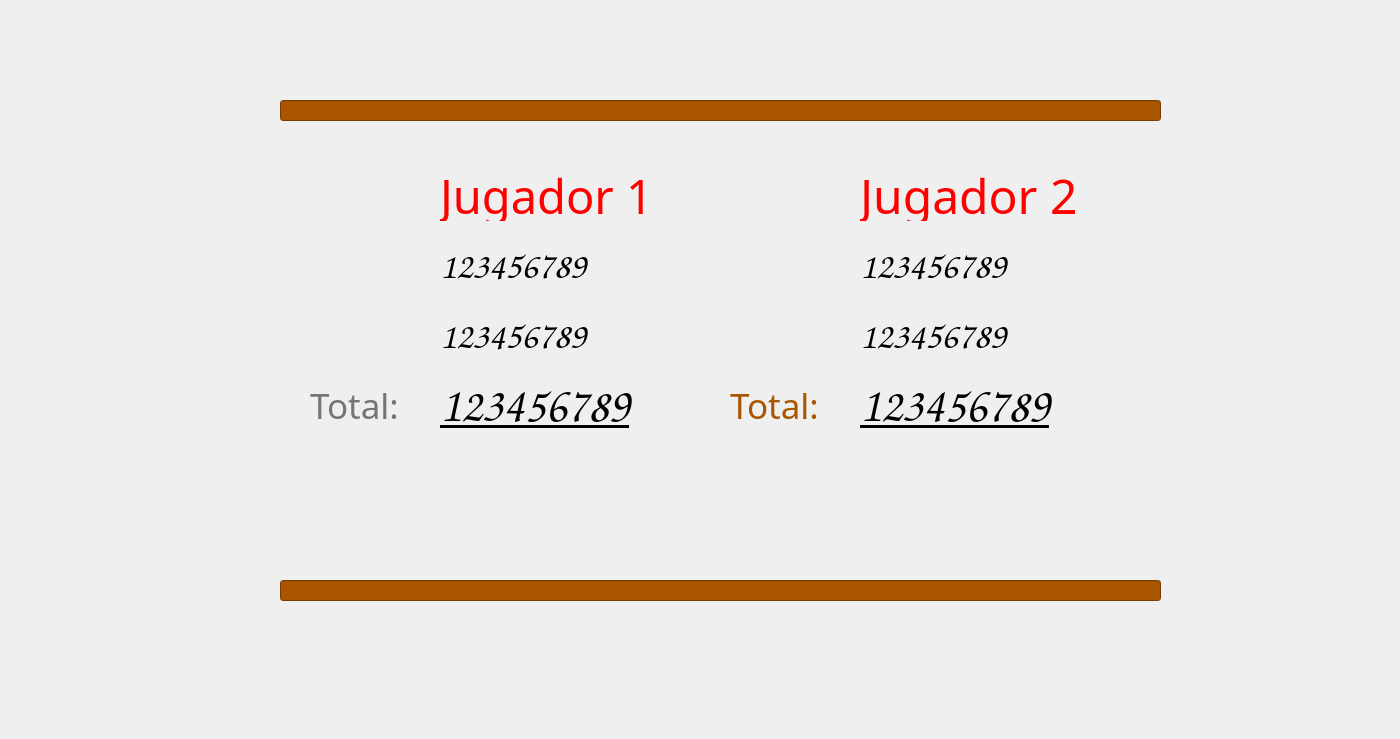
<?xml version="1.0" encoding="UTF-8"?>
<ui version="4.0">
 <class>mostrarResultados</class>
 <widget class="QWidget" name="mostrarResultados">
  <property name="geometry">
   <rect>
    <x>0</x>
    <y>0</y>
    <width>1400</width>
    <height>739</height>
   </rect>
  </property>
  <property name="windowTitle">
   <string>Form</string>
  </property>
  <widget class="QLabel" name="Distancia_2">
   <property name="geometry">
    <rect>
     <x>860</x>
     <y>240</y>
     <width>221</width>
     <height>51</height>
    </rect>
   </property>
   <property name="font">
    <font>
     <family>Comic Sans MS</family>
     <pointsize>28</pointsize>
    </font>
   </property>
   <property name="text">
    <string>123456789</string>
   </property>
  </widget>
  <widget class="QLabel" name="Monedas">
   <property name="geometry">
    <rect>
     <x>440</x>
     <y>310</y>
     <width>221</width>
     <height>51</height>
    </rect>
   </property>
   <property name="font">
    <font>
     <family>Comic Sans MS</family>
     <pointsize>28</pointsize>
    </font>
   </property>
   <property name="text">
    <string>123456789</string>
   </property>
  </widget>
  <widget class="QLabel" name="Total">
   <property name="geometry">
    <rect>
     <x>440</x>
     <y>370</y>
     <width>261</width>
     <height>71</height>
    </rect>
   </property>
   <property name="font">
    <font>
     <family>Comic Sans MS</family>
     <pointsize>36</pointsize>
     <weight>50</weight>
     <italic>false</italic>
     <bold>false</bold>
     <underline>true</underline>
    </font>
   </property>
   <property name="text">
    <string>123456789</string>
   </property>
  </widget>
  <widget class="QLabel" name="Monedas_2">
   <property name="geometry">
    <rect>
     <x>860</x>
     <y>310</y>
     <width>231</width>
     <height>51</height>
    </rect>
   </property>
   <property name="font">
    <font>
     <family>Comic Sans MS</family>
     <pointsize>28</pointsize>
    </font>
   </property>
   <property name="text">
    <string>123456789</string>
   </property>
  </widget>
  <widget class="QLabel" name="Distancia">
   <property name="geometry">
    <rect>
     <x>440</x>
     <y>240</y>
     <width>211</width>
     <height>51</height>
    </rect>
   </property>
   <property name="palette">
    <palette>
     <active>
      <colorrole role="WindowText">
       <brush brushstyle="SolidPattern">
        <color alpha="255">
         <red>0</red>
         <green>0</green>
         <blue>0</blue>
        </color>
       </brush>
      </colorrole>
     </active>
     <inactive>
      <colorrole role="WindowText">
       <brush brushstyle="SolidPattern">
        <color alpha="255">
         <red>0</red>
         <green>0</green>
         <blue>0</blue>
        </color>
       </brush>
      </colorrole>
     </inactive>
     <disabled>
      <colorrole role="WindowText">
       <brush brushstyle="SolidPattern">
        <color alpha="255">
         <red>120</red>
         <green>120</green>
         <blue>120</blue>
        </color>
       </brush>
      </colorrole>
     </disabled>
    </palette>
   </property>
   <property name="font">
    <font>
     <family>Comic Sans MS</family>
     <pointsize>28</pointsize>
    </font>
   </property>
   <property name="text">
    <string>123456789</string>
   </property>
  </widget>
  <widget class="QLabel" name="Total_2">
   <property name="geometry">
    <rect>
     <x>860</x>
     <y>370</y>
     <width>271</width>
     <height>71</height>
    </rect>
   </property>
   <property name="font">
    <font>
     <family>Comic Sans MS</family>
     <pointsize>36</pointsize>
     <weight>50</weight>
     <italic>false</italic>
     <bold>false</bold>
     <underline>true</underline>
    </font>
   </property>
   <property name="text">
    <string>123456789</string>
   </property>
  </widget>
  <widget class="QLabel" name="fondo">
   <property name="geometry">
    <rect>
     <x>280</x>
     <y>100</y>
     <width>881</width>
     <height>501</height>
    </rect>
   </property>
   <property name="text">
    <string/>
   </property>
   <property name="pixmap">
    <pixmap resource="Imagenes.qrc">:/ImagenesJuego/Fondos/504.jpg</pixmap>
   </property>
  </widget>
  <widget class="QLabel" name="Jugador">
   <property name="geometry">
    <rect>
     <x>440</x>
     <y>170</y>
     <width>271</width>
     <height>51</height>
    </rect>
   </property>
   <property name="palette">
    <palette>
     <active>
      <colorrole role="WindowText">
       <brush brushstyle="SolidPattern">
        <color alpha="255">
         <red>255</red>
         <green>0</green>
         <blue>0</blue>
        </color>
       </brush>
      </colorrole>
      <colorrole role="Text">
       <brush brushstyle="SolidPattern">
        <color alpha="255">
         <red>255</red>
         <green>0</green>
         <blue>0</blue>
        </color>
       </brush>
      </colorrole>
      <colorrole role="PlaceholderText">
       <brush brushstyle="SolidPattern">
        <color alpha="128">
         <red>255</red>
         <green>0</green>
         <blue>0</blue>
        </color>
       </brush>
      </colorrole>
     </active>
     <inactive>
      <colorrole role="WindowText">
       <brush brushstyle="SolidPattern">
        <color alpha="255">
         <red>255</red>
         <green>0</green>
         <blue>0</blue>
        </color>
       </brush>
      </colorrole>
      <colorrole role="Text">
       <brush brushstyle="SolidPattern">
        <color alpha="255">
         <red>255</red>
         <green>0</green>
         <blue>0</blue>
        </color>
       </brush>
      </colorrole>
      <colorrole role="PlaceholderText">
       <brush brushstyle="SolidPattern">
        <color alpha="128">
         <red>255</red>
         <green>0</green>
         <blue>0</blue>
        </color>
       </brush>
      </colorrole>
     </inactive>
     <disabled>
      <colorrole role="WindowText">
       <brush brushstyle="SolidPattern">
        <color alpha="255">
         <red>120</red>
         <green>120</green>
         <blue>120</blue>
        </color>
       </brush>
      </colorrole>
      <colorrole role="Text">
       <brush brushstyle="SolidPattern">
        <color alpha="255">
         <red>120</red>
         <green>120</green>
         <blue>120</blue>
        </color>
       </brush>
      </colorrole>
      <colorrole role="PlaceholderText">
       <brush brushstyle="SolidPattern">
        <color alpha="128">
         <red>0</red>
         <green>0</green>
         <blue>0</blue>
        </color>
       </brush>
      </colorrole>
     </disabled>
    </palette>
   </property>
   <property name="font">
    <font>
     <family>Showcard Gothic</family>
     <pointsize>35</pointsize>
    </font>
   </property>
   <property name="text">
    <string>Jugador 1</string>
   </property>
  </widget>
  <widget class="QLabel" name="Jugador_2">
   <property name="geometry">
    <rect>
     <x>860</x>
     <y>170</y>
     <width>261</width>
     <height>51</height>
    </rect>
   </property>
   <property name="palette">
    <palette>
     <active>
      <colorrole role="WindowText">
       <brush brushstyle="SolidPattern">
        <color alpha="255">
         <red>255</red>
         <green>0</green>
         <blue>0</blue>
        </color>
       </brush>
      </colorrole>
     </active>
     <inactive>
      <colorrole role="WindowText">
       <brush brushstyle="SolidPattern">
        <color alpha="255">
         <red>255</red>
         <green>0</green>
         <blue>0</blue>
        </color>
       </brush>
      </colorrole>
     </inactive>
     <disabled>
      <colorrole role="WindowText">
       <brush brushstyle="SolidPattern">
        <color alpha="255">
         <red>120</red>
         <green>120</green>
         <blue>120</blue>
        </color>
       </brush>
      </colorrole>
     </disabled>
    </palette>
   </property>
   <property name="font">
    <font>
     <family>Showcard Gothic</family>
     <pointsize>36</pointsize>
    </font>
   </property>
   <property name="text">
    <string>Jugador 2</string>
   </property>
  </widget>
  <widget class="QLabel" name="ImgMoneda">
   <property name="geometry">
    <rect>
     <x>380</x>
     <y>310</y>
     <width>50</width>
     <height>50</height>
    </rect>
   </property>
   <property name="text">
    <string/>
   </property>
   <property name="pixmap">
    <pixmap resource="Imagenes.qrc">:/ImagenesJuego/monedas/moneda1.png</pixmap>
   </property>
   <property name="scaledContents">
    <bool>true</bool>
   </property>
  </widget>
  <widget class="QLabel" name="ImgMoneda_2">
   <property name="geometry">
    <rect>
     <x>800</x>
     <y>310</y>
     <width>50</width>
     <height>50</height>
    </rect>
   </property>
   <property name="text">
    <string/>
   </property>
   <property name="pixmap">
    <pixmap resource="Imagenes.qrc">:/ImagenesJuego/monedas/moneda1.png</pixmap>
   </property>
   <property name="scaledContents">
    <bool>true</bool>
   </property>
  </widget>
  <widget class="QLabel" name="ImgDistancia">
   <property name="geometry">
    <rect>
     <x>380</x>
     <y>240</y>
     <width>50</width>
     <height>50</height>
    </rect>
   </property>
   <property name="text">
    <string/>
   </property>
   <property name="pixmap">
    <pixmap resource="Imagenes.qrc">:/ImagenesJuego/Otros/Distancia.png</pixmap>
   </property>
   <property name="scaledContents">
    <bool>true</bool>
   </property>
  </widget>
  <widget class="QLabel" name="ImgDistancia_2">
   <property name="geometry">
    <rect>
     <x>800</x>
     <y>240</y>
     <width>50</width>
     <height>50</height>
    </rect>
   </property>
   <property name="text">
    <string/>
   </property>
   <property name="pixmap">
    <pixmap resource="Imagenes.qrc">:/ImagenesJuego/Otros/Distancia.png</pixmap>
   </property>
   <property name="scaledContents">
    <bool>true</bool>
   </property>
  </widget>
  <widget class="QLabel" name="ResTotal">
   <property name="geometry">
    <rect>
     <x>310</x>
     <y>380</y>
     <width>121</width>
     <height>51</height>
    </rect>
   </property>
   <property name="palette">
    <palette>
     <active>
      <colorrole role="WindowText">
       <brush brushstyle="SolidPattern">
        <color alpha="255">
         <red>117</red>
         <green>117</green>
         <blue>117</blue>
        </color>
       </brush>
      </colorrole>
     </active>
     <inactive>
      <colorrole role="WindowText">
       <brush brushstyle="SolidPattern">
        <color alpha="255">
         <red>117</red>
         <green>117</green>
         <blue>117</blue>
        </color>
       </brush>
      </colorrole>
     </inactive>
     <disabled>
      <colorrole role="WindowText">
       <brush brushstyle="SolidPattern">
        <color alpha="255">
         <red>120</red>
         <green>120</green>
         <blue>120</blue>
        </color>
       </brush>
      </colorrole>
     </disabled>
    </palette>
   </property>
   <property name="font">
    <font>
     <family>Showcard Gothic</family>
     <pointsize>26</pointsize>
    </font>
   </property>
   <property name="text">
    <string>Total:</string>
   </property>
  </widget>
  <widget class="QLabel" name="ResTotal_2">
   <property name="geometry">
    <rect>
     <x>730</x>
     <y>380</y>
     <width>121</width>
     <height>51</height>
    </rect>
   </property>
   <property name="palette">
    <palette>
     <active>
      <colorrole role="WindowText">
       <brush brushstyle="SolidPattern">
        <color alpha="255">
         <red>170</red>
         <green>85</green>
         <blue>0</blue>
        </color>
       </brush>
      </colorrole>
     </active>
     <inactive>
      <colorrole role="WindowText">
       <brush brushstyle="SolidPattern">
        <color alpha="255">
         <red>170</red>
         <green>85</green>
         <blue>0</blue>
        </color>
       </brush>
      </colorrole>
     </inactive>
     <disabled>
      <colorrole role="WindowText">
       <brush brushstyle="SolidPattern">
        <color alpha="255">
         <red>120</red>
         <green>120</green>
         <blue>120</blue>
        </color>
       </brush>
      </colorrole>
     </disabled>
    </palette>
   </property>
   <property name="font">
    <font>
     <family>Showcard Gothic</family>
     <pointsize>26</pointsize>
    </font>
   </property>
   <property name="text">
    <string>Total:</string>
   </property>
  </widget>
  <widget class="QLineEdit" name="lineEdit">
   <property name="enabled">
    <bool>false</bool>
   </property>
   <property name="geometry">
    <rect>
     <x>280</x>
     <y>100</y>
     <width>881</width>
     <height>21</height>
    </rect>
   </property>
   <property name="palette">
    <palette>
     <active>
      <colorrole role="WindowText">
       <brush brushstyle="SolidPattern">
        <color alpha="255">
         <red>0</red>
         <green>0</green>
         <blue>0</blue>
        </color>
       </brush>
      </colorrole>
      <colorrole role="Button">
       <brush brushstyle="SolidPattern">
        <color alpha="255">
         <red>170</red>
         <green>85</green>
         <blue>0</blue>
        </color>
       </brush>
      </colorrole>
      <colorrole role="Light">
       <brush brushstyle="SolidPattern">
        <color alpha="255">
         <red>255</red>
         <green>128</green>
         <blue>0</blue>
        </color>
       </brush>
      </colorrole>
      <colorrole role="Midlight">
       <brush brushstyle="SolidPattern">
        <color alpha="255">
         <red>212</red>
         <green>106</green>
         <blue>0</blue>
        </color>
       </brush>
      </colorrole>
      <colorrole role="Dark">
       <brush brushstyle="SolidPattern">
        <color alpha="255">
         <red>85</red>
         <green>43</green>
         <blue>0</blue>
        </color>
       </brush>
      </colorrole>
      <colorrole role="Mid">
       <brush brushstyle="SolidPattern">
        <color alpha="255">
         <red>113</red>
         <green>57</green>
         <blue>0</blue>
        </color>
       </brush>
      </colorrole>
      <colorrole role="Text">
       <brush brushstyle="SolidPattern">
        <color alpha="255">
         <red>0</red>
         <green>0</green>
         <blue>0</blue>
        </color>
       </brush>
      </colorrole>
      <colorrole role="BrightText">
       <brush brushstyle="SolidPattern">
        <color alpha="255">
         <red>255</red>
         <green>255</green>
         <blue>255</blue>
        </color>
       </brush>
      </colorrole>
      <colorrole role="ButtonText">
       <brush brushstyle="SolidPattern">
        <color alpha="255">
         <red>0</red>
         <green>0</green>
         <blue>0</blue>
        </color>
       </brush>
      </colorrole>
      <colorrole role="Base">
       <brush brushstyle="SolidPattern">
        <color alpha="255">
         <red>170</red>
         <green>85</green>
         <blue>0</blue>
        </color>
       </brush>
      </colorrole>
      <colorrole role="Window">
       <brush brushstyle="SolidPattern">
        <color alpha="255">
         <red>170</red>
         <green>85</green>
         <blue>0</blue>
        </color>
       </brush>
      </colorrole>
      <colorrole role="Shadow">
       <brush brushstyle="SolidPattern">
        <color alpha="255">
         <red>0</red>
         <green>0</green>
         <blue>0</blue>
        </color>
       </brush>
      </colorrole>
      <colorrole role="AlternateBase">
       <brush brushstyle="SolidPattern">
        <color alpha="255">
         <red>212</red>
         <green>170</green>
         <blue>127</blue>
        </color>
       </brush>
      </colorrole>
      <colorrole role="ToolTipBase">
       <brush brushstyle="SolidPattern">
        <color alpha="255">
         <red>255</red>
         <green>255</green>
         <blue>220</blue>
        </color>
       </brush>
      </colorrole>
      <colorrole role="ToolTipText">
       <brush brushstyle="SolidPattern">
        <color alpha="255">
         <red>0</red>
         <green>0</green>
         <blue>0</blue>
        </color>
       </brush>
      </colorrole>
      <colorrole role="PlaceholderText">
       <brush brushstyle="SolidPattern">
        <color alpha="128">
         <red>0</red>
         <green>0</green>
         <blue>0</blue>
        </color>
       </brush>
      </colorrole>
     </active>
     <inactive>
      <colorrole role="WindowText">
       <brush brushstyle="SolidPattern">
        <color alpha="255">
         <red>0</red>
         <green>0</green>
         <blue>0</blue>
        </color>
       </brush>
      </colorrole>
      <colorrole role="Button">
       <brush brushstyle="SolidPattern">
        <color alpha="255">
         <red>170</red>
         <green>85</green>
         <blue>0</blue>
        </color>
       </brush>
      </colorrole>
      <colorrole role="Light">
       <brush brushstyle="SolidPattern">
        <color alpha="255">
         <red>255</red>
         <green>128</green>
         <blue>0</blue>
        </color>
       </brush>
      </colorrole>
      <colorrole role="Midlight">
       <brush brushstyle="SolidPattern">
        <color alpha="255">
         <red>212</red>
         <green>106</green>
         <blue>0</blue>
        </color>
       </brush>
      </colorrole>
      <colorrole role="Dark">
       <brush brushstyle="SolidPattern">
        <color alpha="255">
         <red>85</red>
         <green>43</green>
         <blue>0</blue>
        </color>
       </brush>
      </colorrole>
      <colorrole role="Mid">
       <brush brushstyle="SolidPattern">
        <color alpha="255">
         <red>113</red>
         <green>57</green>
         <blue>0</blue>
        </color>
       </brush>
      </colorrole>
      <colorrole role="Text">
       <brush brushstyle="SolidPattern">
        <color alpha="255">
         <red>0</red>
         <green>0</green>
         <blue>0</blue>
        </color>
       </brush>
      </colorrole>
      <colorrole role="BrightText">
       <brush brushstyle="SolidPattern">
        <color alpha="255">
         <red>255</red>
         <green>255</green>
         <blue>255</blue>
        </color>
       </brush>
      </colorrole>
      <colorrole role="ButtonText">
       <brush brushstyle="SolidPattern">
        <color alpha="255">
         <red>0</red>
         <green>0</green>
         <blue>0</blue>
        </color>
       </brush>
      </colorrole>
      <colorrole role="Base">
       <brush brushstyle="SolidPattern">
        <color alpha="255">
         <red>170</red>
         <green>85</green>
         <blue>0</blue>
        </color>
       </brush>
      </colorrole>
      <colorrole role="Window">
       <brush brushstyle="SolidPattern">
        <color alpha="255">
         <red>170</red>
         <green>85</green>
         <blue>0</blue>
        </color>
       </brush>
      </colorrole>
      <colorrole role="Shadow">
       <brush brushstyle="SolidPattern">
        <color alpha="255">
         <red>0</red>
         <green>0</green>
         <blue>0</blue>
        </color>
       </brush>
      </colorrole>
      <colorrole role="AlternateBase">
       <brush brushstyle="SolidPattern">
        <color alpha="255">
         <red>212</red>
         <green>170</green>
         <blue>127</blue>
        </color>
       </brush>
      </colorrole>
      <colorrole role="ToolTipBase">
       <brush brushstyle="SolidPattern">
        <color alpha="255">
         <red>255</red>
         <green>255</green>
         <blue>220</blue>
        </color>
       </brush>
      </colorrole>
      <colorrole role="ToolTipText">
       <brush brushstyle="SolidPattern">
        <color alpha="255">
         <red>0</red>
         <green>0</green>
         <blue>0</blue>
        </color>
       </brush>
      </colorrole>
      <colorrole role="PlaceholderText">
       <brush brushstyle="SolidPattern">
        <color alpha="128">
         <red>0</red>
         <green>0</green>
         <blue>0</blue>
        </color>
       </brush>
      </colorrole>
     </inactive>
     <disabled>
      <colorrole role="WindowText">
       <brush brushstyle="SolidPattern">
        <color alpha="255">
         <red>85</red>
         <green>43</green>
         <blue>0</blue>
        </color>
       </brush>
      </colorrole>
      <colorrole role="Button">
       <brush brushstyle="SolidPattern">
        <color alpha="255">
         <red>170</red>
         <green>85</green>
         <blue>0</blue>
        </color>
       </brush>
      </colorrole>
      <colorrole role="Light">
       <brush brushstyle="SolidPattern">
        <color alpha="255">
         <red>255</red>
         <green>128</green>
         <blue>0</blue>
        </color>
       </brush>
      </colorrole>
      <colorrole role="Midlight">
       <brush brushstyle="SolidPattern">
        <color alpha="255">
         <red>212</red>
         <green>106</green>
         <blue>0</blue>
        </color>
       </brush>
      </colorrole>
      <colorrole role="Dark">
       <brush brushstyle="SolidPattern">
        <color alpha="255">
         <red>85</red>
         <green>43</green>
         <blue>0</blue>
        </color>
       </brush>
      </colorrole>
      <colorrole role="Mid">
       <brush brushstyle="SolidPattern">
        <color alpha="255">
         <red>113</red>
         <green>57</green>
         <blue>0</blue>
        </color>
       </brush>
      </colorrole>
      <colorrole role="Text">
       <brush brushstyle="SolidPattern">
        <color alpha="255">
         <red>85</red>
         <green>43</green>
         <blue>0</blue>
        </color>
       </brush>
      </colorrole>
      <colorrole role="BrightText">
       <brush brushstyle="SolidPattern">
        <color alpha="255">
         <red>255</red>
         <green>255</green>
         <blue>255</blue>
        </color>
       </brush>
      </colorrole>
      <colorrole role="ButtonText">
       <brush brushstyle="SolidPattern">
        <color alpha="255">
         <red>85</red>
         <green>43</green>
         <blue>0</blue>
        </color>
       </brush>
      </colorrole>
      <colorrole role="Base">
       <brush brushstyle="SolidPattern">
        <color alpha="255">
         <red>170</red>
         <green>85</green>
         <blue>0</blue>
        </color>
       </brush>
      </colorrole>
      <colorrole role="Window">
       <brush brushstyle="SolidPattern">
        <color alpha="255">
         <red>170</red>
         <green>85</green>
         <blue>0</blue>
        </color>
       </brush>
      </colorrole>
      <colorrole role="Shadow">
       <brush brushstyle="SolidPattern">
        <color alpha="255">
         <red>0</red>
         <green>0</green>
         <blue>0</blue>
        </color>
       </brush>
      </colorrole>
      <colorrole role="AlternateBase">
       <brush brushstyle="SolidPattern">
        <color alpha="255">
         <red>170</red>
         <green>85</green>
         <blue>0</blue>
        </color>
       </brush>
      </colorrole>
      <colorrole role="ToolTipBase">
       <brush brushstyle="SolidPattern">
        <color alpha="255">
         <red>255</red>
         <green>255</green>
         <blue>220</blue>
        </color>
       </brush>
      </colorrole>
      <colorrole role="ToolTipText">
       <brush brushstyle="SolidPattern">
        <color alpha="255">
         <red>0</red>
         <green>0</green>
         <blue>0</blue>
        </color>
       </brush>
      </colorrole>
      <colorrole role="PlaceholderText">
       <brush brushstyle="SolidPattern">
        <color alpha="128">
         <red>0</red>
         <green>0</green>
         <blue>0</blue>
        </color>
       </brush>
      </colorrole>
     </disabled>
    </palette>
   </property>
  </widget>
  <widget class="QLineEdit" name="lineEdit_2">
   <property name="enabled">
    <bool>false</bool>
   </property>
   <property name="geometry">
    <rect>
     <x>280</x>
     <y>580</y>
     <width>881</width>
     <height>21</height>
    </rect>
   </property>
   <property name="palette">
    <palette>
     <active>
      <colorrole role="WindowText">
       <brush brushstyle="SolidPattern">
        <color alpha="255">
         <red>0</red>
         <green>0</green>
         <blue>0</blue>
        </color>
       </brush>
      </colorrole>
      <colorrole role="Button">
       <brush brushstyle="SolidPattern">
        <color alpha="255">
         <red>170</red>
         <green>85</green>
         <blue>0</blue>
        </color>
       </brush>
      </colorrole>
      <colorrole role="Light">
       <brush brushstyle="SolidPattern">
        <color alpha="255">
         <red>255</red>
         <green>128</green>
         <blue>0</blue>
        </color>
       </brush>
      </colorrole>
      <colorrole role="Midlight">
       <brush brushstyle="SolidPattern">
        <color alpha="255">
         <red>212</red>
         <green>106</green>
         <blue>0</blue>
        </color>
       </brush>
      </colorrole>
      <colorrole role="Dark">
       <brush brushstyle="SolidPattern">
        <color alpha="255">
         <red>85</red>
         <green>43</green>
         <blue>0</blue>
        </color>
       </brush>
      </colorrole>
      <colorrole role="Mid">
       <brush brushstyle="SolidPattern">
        <color alpha="255">
         <red>113</red>
         <green>57</green>
         <blue>0</blue>
        </color>
       </brush>
      </colorrole>
      <colorrole role="Text">
       <brush brushstyle="SolidPattern">
        <color alpha="255">
         <red>0</red>
         <green>0</green>
         <blue>0</blue>
        </color>
       </brush>
      </colorrole>
      <colorrole role="BrightText">
       <brush brushstyle="SolidPattern">
        <color alpha="255">
         <red>255</red>
         <green>255</green>
         <blue>255</blue>
        </color>
       </brush>
      </colorrole>
      <colorrole role="ButtonText">
       <brush brushstyle="SolidPattern">
        <color alpha="255">
         <red>0</red>
         <green>0</green>
         <blue>0</blue>
        </color>
       </brush>
      </colorrole>
      <colorrole role="Base">
       <brush brushstyle="SolidPattern">
        <color alpha="255">
         <red>170</red>
         <green>85</green>
         <blue>0</blue>
        </color>
       </brush>
      </colorrole>
      <colorrole role="Window">
       <brush brushstyle="SolidPattern">
        <color alpha="255">
         <red>170</red>
         <green>85</green>
         <blue>0</blue>
        </color>
       </brush>
      </colorrole>
      <colorrole role="Shadow">
       <brush brushstyle="SolidPattern">
        <color alpha="255">
         <red>0</red>
         <green>0</green>
         <blue>0</blue>
        </color>
       </brush>
      </colorrole>
      <colorrole role="AlternateBase">
       <brush brushstyle="SolidPattern">
        <color alpha="255">
         <red>212</red>
         <green>170</green>
         <blue>127</blue>
        </color>
       </brush>
      </colorrole>
      <colorrole role="ToolTipBase">
       <brush brushstyle="SolidPattern">
        <color alpha="255">
         <red>255</red>
         <green>255</green>
         <blue>220</blue>
        </color>
       </brush>
      </colorrole>
      <colorrole role="ToolTipText">
       <brush brushstyle="SolidPattern">
        <color alpha="255">
         <red>0</red>
         <green>0</green>
         <blue>0</blue>
        </color>
       </brush>
      </colorrole>
      <colorrole role="PlaceholderText">
       <brush brushstyle="SolidPattern">
        <color alpha="128">
         <red>0</red>
         <green>0</green>
         <blue>0</blue>
        </color>
       </brush>
      </colorrole>
     </active>
     <inactive>
      <colorrole role="WindowText">
       <brush brushstyle="SolidPattern">
        <color alpha="255">
         <red>0</red>
         <green>0</green>
         <blue>0</blue>
        </color>
       </brush>
      </colorrole>
      <colorrole role="Button">
       <brush brushstyle="SolidPattern">
        <color alpha="255">
         <red>170</red>
         <green>85</green>
         <blue>0</blue>
        </color>
       </brush>
      </colorrole>
      <colorrole role="Light">
       <brush brushstyle="SolidPattern">
        <color alpha="255">
         <red>255</red>
         <green>128</green>
         <blue>0</blue>
        </color>
       </brush>
      </colorrole>
      <colorrole role="Midlight">
       <brush brushstyle="SolidPattern">
        <color alpha="255">
         <red>212</red>
         <green>106</green>
         <blue>0</blue>
        </color>
       </brush>
      </colorrole>
      <colorrole role="Dark">
       <brush brushstyle="SolidPattern">
        <color alpha="255">
         <red>85</red>
         <green>43</green>
         <blue>0</blue>
        </color>
       </brush>
      </colorrole>
      <colorrole role="Mid">
       <brush brushstyle="SolidPattern">
        <color alpha="255">
         <red>113</red>
         <green>57</green>
         <blue>0</blue>
        </color>
       </brush>
      </colorrole>
      <colorrole role="Text">
       <brush brushstyle="SolidPattern">
        <color alpha="255">
         <red>0</red>
         <green>0</green>
         <blue>0</blue>
        </color>
       </brush>
      </colorrole>
      <colorrole role="BrightText">
       <brush brushstyle="SolidPattern">
        <color alpha="255">
         <red>255</red>
         <green>255</green>
         <blue>255</blue>
        </color>
       </brush>
      </colorrole>
      <colorrole role="ButtonText">
       <brush brushstyle="SolidPattern">
        <color alpha="255">
         <red>0</red>
         <green>0</green>
         <blue>0</blue>
        </color>
       </brush>
      </colorrole>
      <colorrole role="Base">
       <brush brushstyle="SolidPattern">
        <color alpha="255">
         <red>170</red>
         <green>85</green>
         <blue>0</blue>
        </color>
       </brush>
      </colorrole>
      <colorrole role="Window">
       <brush brushstyle="SolidPattern">
        <color alpha="255">
         <red>170</red>
         <green>85</green>
         <blue>0</blue>
        </color>
       </brush>
      </colorrole>
      <colorrole role="Shadow">
       <brush brushstyle="SolidPattern">
        <color alpha="255">
         <red>0</red>
         <green>0</green>
         <blue>0</blue>
        </color>
       </brush>
      </colorrole>
      <colorrole role="AlternateBase">
       <brush brushstyle="SolidPattern">
        <color alpha="255">
         <red>212</red>
         <green>170</green>
         <blue>127</blue>
        </color>
       </brush>
      </colorrole>
      <colorrole role="ToolTipBase">
       <brush brushstyle="SolidPattern">
        <color alpha="255">
         <red>255</red>
         <green>255</green>
         <blue>220</blue>
        </color>
       </brush>
      </colorrole>
      <colorrole role="ToolTipText">
       <brush brushstyle="SolidPattern">
        <color alpha="255">
         <red>0</red>
         <green>0</green>
         <blue>0</blue>
        </color>
       </brush>
      </colorrole>
      <colorrole role="PlaceholderText">
       <brush brushstyle="SolidPattern">
        <color alpha="128">
         <red>0</red>
         <green>0</green>
         <blue>0</blue>
        </color>
       </brush>
      </colorrole>
     </inactive>
     <disabled>
      <colorrole role="WindowText">
       <brush brushstyle="SolidPattern">
        <color alpha="255">
         <red>85</red>
         <green>43</green>
         <blue>0</blue>
        </color>
       </brush>
      </colorrole>
      <colorrole role="Button">
       <brush brushstyle="SolidPattern">
        <color alpha="255">
         <red>170</red>
         <green>85</green>
         <blue>0</blue>
        </color>
       </brush>
      </colorrole>
      <colorrole role="Light">
       <brush brushstyle="SolidPattern">
        <color alpha="255">
         <red>255</red>
         <green>128</green>
         <blue>0</blue>
        </color>
       </brush>
      </colorrole>
      <colorrole role="Midlight">
       <brush brushstyle="SolidPattern">
        <color alpha="255">
         <red>212</red>
         <green>106</green>
         <blue>0</blue>
        </color>
       </brush>
      </colorrole>
      <colorrole role="Dark">
       <brush brushstyle="SolidPattern">
        <color alpha="255">
         <red>85</red>
         <green>43</green>
         <blue>0</blue>
        </color>
       </brush>
      </colorrole>
      <colorrole role="Mid">
       <brush brushstyle="SolidPattern">
        <color alpha="255">
         <red>113</red>
         <green>57</green>
         <blue>0</blue>
        </color>
       </brush>
      </colorrole>
      <colorrole role="Text">
       <brush brushstyle="SolidPattern">
        <color alpha="255">
         <red>85</red>
         <green>43</green>
         <blue>0</blue>
        </color>
       </brush>
      </colorrole>
      <colorrole role="BrightText">
       <brush brushstyle="SolidPattern">
        <color alpha="255">
         <red>255</red>
         <green>255</green>
         <blue>255</blue>
        </color>
       </brush>
      </colorrole>
      <colorrole role="ButtonText">
       <brush brushstyle="SolidPattern">
        <color alpha="255">
         <red>85</red>
         <green>43</green>
         <blue>0</blue>
        </color>
       </brush>
      </colorrole>
      <colorrole role="Base">
       <brush brushstyle="SolidPattern">
        <color alpha="255">
         <red>170</red>
         <green>85</green>
         <blue>0</blue>
        </color>
       </brush>
      </colorrole>
      <colorrole role="Window">
       <brush brushstyle="SolidPattern">
        <color alpha="255">
         <red>170</red>
         <green>85</green>
         <blue>0</blue>
        </color>
       </brush>
      </colorrole>
      <colorrole role="Shadow">
       <brush brushstyle="SolidPattern">
        <color alpha="255">
         <red>0</red>
         <green>0</green>
         <blue>0</blue>
        </color>
       </brush>
      </colorrole>
      <colorrole role="AlternateBase">
       <brush brushstyle="SolidPattern">
        <color alpha="255">
         <red>170</red>
         <green>85</green>
         <blue>0</blue>
        </color>
       </brush>
      </colorrole>
      <colorrole role="ToolTipBase">
       <brush brushstyle="SolidPattern">
        <color alpha="255">
         <red>255</red>
         <green>255</green>
         <blue>220</blue>
        </color>
       </brush>
      </colorrole>
      <colorrole role="ToolTipText">
       <brush brushstyle="SolidPattern">
        <color alpha="255">
         <red>0</red>
         <green>0</green>
         <blue>0</blue>
        </color>
       </brush>
      </colorrole>
      <colorrole role="PlaceholderText">
       <brush brushstyle="SolidPattern">
        <color alpha="128">
         <red>0</red>
         <green>0</green>
         <blue>0</blue>
        </color>
       </brush>
      </colorrole>
     </disabled>
    </palette>
   </property>
  </widget>
  <widget class="QLabel" name="Tom">
   <property name="geometry">
    <rect>
     <x>480</x>
     <y>450</y>
     <width>121</width>
     <height>101</height>
    </rect>
   </property>
   <property name="text">
    <string/>
   </property>
   <property name="pixmap">
    <pixmap resource="Imagenes.qrc">:/ImagenesJuego/Otros/PlayTom.png</pixmap>
   </property>
   <property name="scaledContents">
    <bool>true</bool>
   </property>
  </widget>
  <widget class="QLabel" name="Jerry">
   <property name="geometry">
    <rect>
     <x>910</x>
     <y>460</y>
     <width>121</width>
     <height>101</height>
    </rect>
   </property>
   <property name="text">
    <string/>
   </property>
   <property name="pixmap">
    <pixmap resource="Imagenes.qrc">:/ImagenesJuego/Otros/PlayJerry.png</pixmap>
   </property>
   <property name="scaledContents">
    <bool>true</bool>
   </property>
  </widget>
  <widget class="QLabel" name="ganador">
   <property name="geometry">
    <rect>
     <x>180</x>
     <y>70</y>
     <width>1101</width>
     <height>551</height>
    </rect>
   </property>
   <property name="font">
    <font>
     <family>Showcard Gothic</family>
     <pointsize>72</pointsize>
    </font>
   </property>
   <property name="text">
    <string/>
   </property>
   <property name="pixmap">
    <pixmap resource="Imagenes.qrc">:/ImagenesJuego/Fondos/YouWin.jpg</pixmap>
   </property>
   <property name="scaledContents">
    <bool>true</bool>
   </property>
  </widget>
  <zorder>fondo</zorder>
  <zorder>Distancia_2</zorder>
  <zorder>Monedas</zorder>
  <zorder>Total</zorder>
  <zorder>Monedas_2</zorder>
  <zorder>Distancia</zorder>
  <zorder>Total_2</zorder>
  <zorder>Jugador</zorder>
  <zorder>Jugador_2</zorder>
  <zorder>ImgMoneda</zorder>
  <zorder>ImgMoneda_2</zorder>
  <zorder>ImgDistancia</zorder>
  <zorder>ImgDistancia_2</zorder>
  <zorder>ResTotal</zorder>
  <zorder>ResTotal_2</zorder>
  <zorder>lineEdit</zorder>
  <zorder>lineEdit_2</zorder>
  <zorder>Tom</zorder>
  <zorder>Jerry</zorder>
  <zorder>ganador</zorder>
 </widget>
 <resources>
  <include location="Imagenes.qrc"/>
 </resources>
 <connections/>
</ui>
